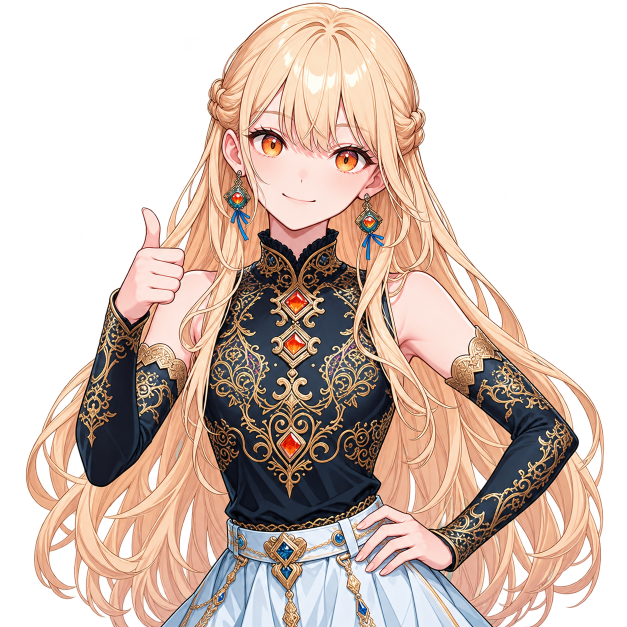
#> input picture 生成元/blonde-tomboy/set-01/rank2.png, 1254 x 1254 px (shown at 1/2 size)
$ python inspect-alpha-compression.py
#> lines starting #> are read from the running program, lines starting #| are printed output that depends on the picture
from pathlib import Path
from io import BytesIO
import json
from PIL import Image,ImageChops,ImageStat,ImageDraw
run=Path(__file__).resolve().parent
raw=Image.open(run/'rank2.png').convert('RGBA')
#> raw is the input picture: PIL image 1254x1254 RGBA; mean R, G, B, A 110.8, 91.5, 80.6, 146.2
bbox=raw.getchannel('A').point(lambda v:255 if v>16 else 0).getbbox()
#> bbox = (51, 4, 1209, 1254)
top=max(0,round(raw.height*.065)-bbox[1]);side=max(raw.width,raw.height+top)
#> after `top = max(0, round(raw.height * 0.065) - bbox[1])`: top = 78
#> after `side = max(raw.width, raw.height + top)`: side = 1332
c=Image.new('RGBA',(side,side));c.alpha_composite(raw,((side-raw.width)//2,top))
#> after `c = Image.new('RGBA', (side, side))`: c: PIL image 1332x1332 RGBA; every value is 0
#> after `c.alpha_composite(raw, ((side - raw.width) // 2, top))`:
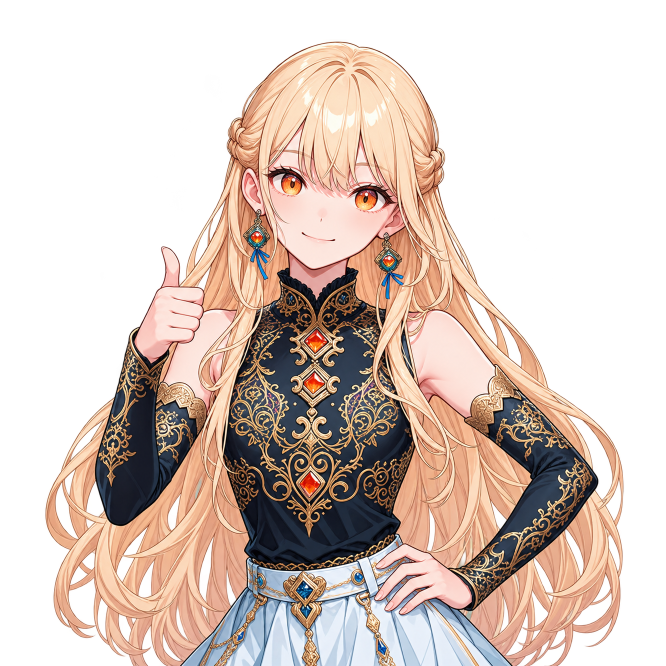
#> c: PIL image 1332x1332 RGBA (shown at 1/2 size); mean R, G, B, A 98.2, 81.1, 71.5, 129.6; transparent parts drawn white
full=c.resize((1024,1024),Image.Resampling.LANCZOS)
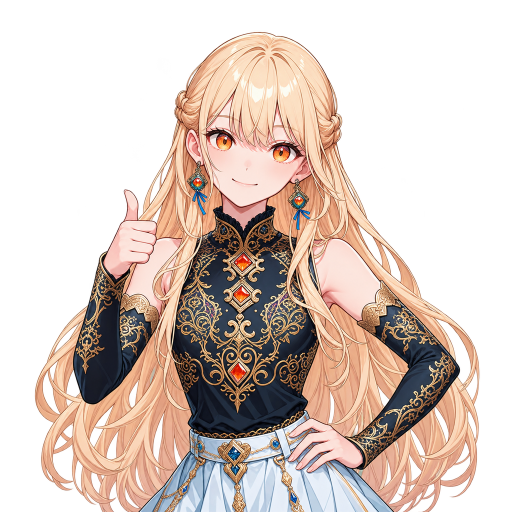
#> full: PIL image 1024x1024 RGBA (shown at 1/2 size); mean R, G, B, A 97.4, 80.4, 70.9, 129.6; transparent parts drawn white
hist=full.getchannel('A').histogram()
#> hist = 256 values, max 481479 at index 0, min 34 at index 87, mean 4096
print('Most common alpha:',sorted(enumerate(hist),key=lambda pair:pair[1],reverse=True)[:12])
#| Most common alpha: [(0, 481479), (253, 330845), (252, 141366), (251, 26167), (250, 10905), (1, 10143), (249, 6000), (248, 3679), (2, 3602), (3, 2537), (247, 2534), (4, 1964)]
records=[]
for astep in [2,4,8,16]:
    for step in [4,6,8,10,12]:
        lut=[min(255,((v+step//2)//step)*step) for v in range(256)]
        alut=[0 if v==0 else 255 if v==255 else max(1,min(254,((v+astep//2)//astep)*astep)) for v in range(256)]
        r,g,b,a=full.split();pic=Image.merge('RGBA',(r.point(lut),g.point(lut),b.point(lut),a.point(alut)))
#> (the run stopped early here; a loop or call above may not have finished)
